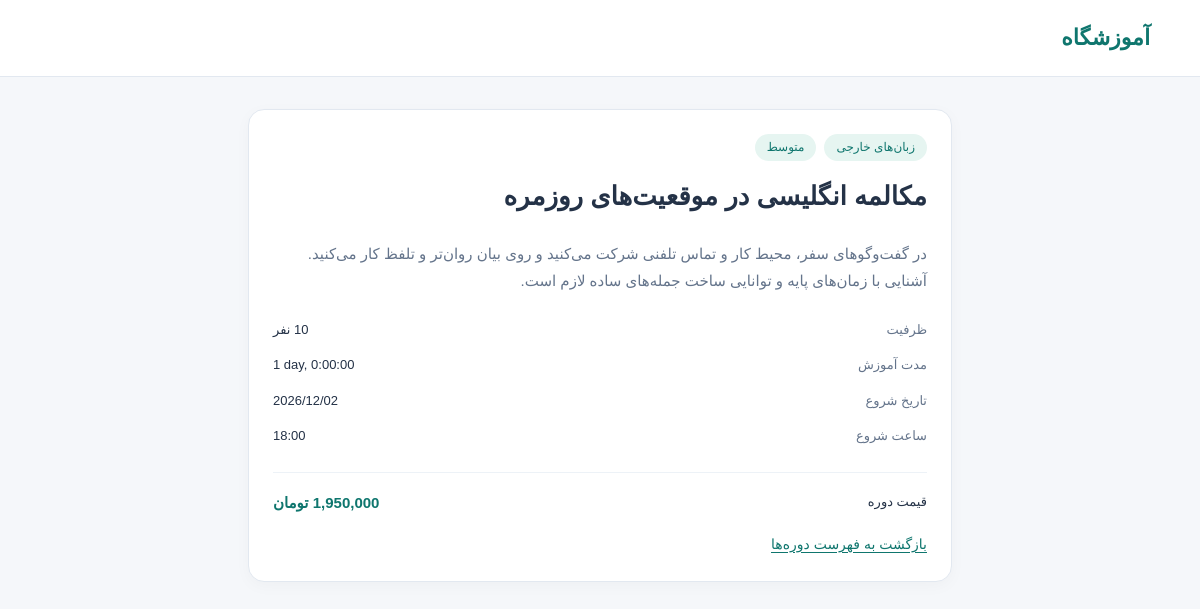
/courses/14/, run on the app's committed database.
### courses/models.py (models this page shows, shortened)
class Course(models.Model):
    LEVEL_CHOICES = [
        ("beginner", "مقدماتی"),
        ("intermediate", "متوسط"),
        ("advanced", "پیشرفته"),
    ]
    title = models.CharField(verbose_name="عنوان دوره", max_length=200)
    category = models.ForeignKey(
        Category,
        verbose_name="دسته بندی",
        on_delete=models.PROTECT,
        related_name="courses",
    )
    slug = models.SlugField(
        verbose_name="شناسه آدرس",
        max_length=220,
        unique=True,
        allow_unicode=True,
        help_text="into-to-python",
    )
    description = models.TextField(
        verbose_name="توضیحات", help_text="توضیحات دوره را اینجا بنویسید"
    )
    level = models.CharField(
        verbose_name="سطح دوره",
        max_length=20,
        choices=LEVEL_CHOICES,
        default="beginner",
    )
    price = models.DecimalField(
        verbose_name="قیمت به تومان",
        max_digits=12,
        decimal_places=2,
        default=Decimal("0.00"),
        validators=[MinValueValidator(Decimal("0.00"))],
        help_text="برای دوره رایگان صفر وارد کنید",
    )
    capacity = models.PositiveBigIntegerField(
        verbose_name="ظرفیت",
        default=20,
        validators=[MinValueValidator(1)],
        help_text="حداکثر تعداد هنرجویان هر دوره",
    )
    duration = models.DurationField(
        verbose_name="مدت کل آموزش",
        default=timedelta(hours=10),
        validators=[MinValueValidator(timedelta(minutes=1))],
        help_text="10:00:00",
    )
    start_date = models.DateField(
        verbose_name="تاریخ شروع", blank=True, null=True, db_index=True
    )
    start_time = models.TimeField(
        verbose_name="ساعت شروع", blank=True, null=True, help_text="09:00:00"
    )
    is_active = models.BooleanField(
        verbose_name="فعال است؟",
        default=True,
        help_text="آیا دوره در سایت نمایش داده شود؟",
    )
    created_at = models.DateTimeField(
        verbose_name="زمان ایجاد",
        auto_now_add=True,
    )
    updated_at = models.DateTimeField(verbose_name="آخرین ویرایش", auto_now=True)
    class Meta:
        verbose_name = "دوره"
        verbose_name_plural = "دوره ها"
        ordering = ["-created_at"]

class Category(models.Model):
    name = models.CharField(
        verbose_name="نام دسته بندی",
        max_length=100,
        unique=True,
        help_text="مثلا برنامه نویسی",
        blank=False,
    )
    slug = models.SlugField(
        verbose_name="شناسه آدرس",
        max_length=120,
        unique=True,
        allow_unicode=True,
        help_text="web-design",
    )
    description = models.TextField(verbose_name="توضیحات", blank=True)
    class Meta:
        verbose_name = "دسته بندی"
        verbose_name_plural = "دسته بندی ها"
        ordering = ["name"]

### courses/views.py (the view)
# urls.py: path("<int:pk>/", views.course_detail, name="course_detail"), #dynamic routing by path parameter
@require_safe
def course_detail(request, pk):
    course = get_object_or_404(visible_courses(request.user), pk=pk)
    return render(request, "courses/course_detail.html", {"course": course})

### courses/views.py (called while the page is built)
def visible_courses(user):
    courses = Course.objects.select_related("category")
    if user.is_staff:
        return courses
    return courses.filter(is_active=True)

### courses/templates/courses/course_detail.html (shortened to what this page needs)
{% extends "base.html" %}
{% block content %}
    <article class="course-card detail-panel">
        <div class="card-labels">
            <span class="badge">{{ course.category.name }}</span>
            <span class="badge">{{ course.get_level_display }}</span>
        </div>
        <h1>{{ course.title }}</h1>
        <p class="description">{{ course.description|linebreaksbr }}</p>
        <dl class="course-info">
            <dt>ظرفیت</dt><dd>{{ course.capacity }} نفر</dd>
            <dt>مدت آموزش</dt><dd><bdi>{{ course.duration }}</bdi></dd>
            <dt>تاریخ شروع</dt><dd>{{ course.start_date|date:"Y/m/d"|default:"هنوز مشخص نشده" }}</dd>
            <dt>ساعت شروع</dt><dd>{{ course.start_time|time:"H:i"|default:"هنوز مشخص نشده" }}</dd>
        </dl>
        <div class="course-meta">
            <span>قیمت دوره</span>
            <strong>{% if course.price == 0 %}رایگان{% else %}{{ course.price|floatformat:"-2g" }} تومان{% endif %}</strong>
        </div>
        <a class="course-link" href="{% url 'course_list' %}">بازگشت به فهرست دوره‌ها</a>
    </article>
{% endblock %}

### courses/static/courses/css/style.css (style rules this page uses)
* { box-sizing: border-box; }
body { margin: 0; background: #f5f7fa; color: #243247; font-family: Tahoma, sans-serif; line-height: 1.8; }
.course-card { display: flex; flex-direction: column; min-width: 0; padding: 24px; background: #ffffff; border: 1px solid #e2e8f0; border-radius: 16px; box-shadow: 0 4px 16px rgb(15 23 42 / 3%); }
.card-labels { display: flex; flex-wrap: wrap; gap: 8px; }
.badge { padding: 3px 12px; background: #e6f5f1; color: #0f766e; border-radius: 20px; font-size: 12px; overflow-wrap: anywhere; }
.description { margin: 0 0 24px; color: #64748b; font-size: 14px; overflow-wrap: anywhere; }
.course-info { display: grid; grid-template-columns: auto minmax(0, 1fr); gap: 12px 16px; margin: 0 0 24px; font-size: 13px; }
.course-info dt { color: #64748b; }
.course-info dd { margin: 0; text-align: left; overflow-wrap: anywhere; }
.course-meta { display: flex; flex-wrap: wrap; justify-content: space-between; align-items: center; gap: 12px; margin-top: auto; padding-top: 16px; border-top: 1px solid #edf2f7; font-size: 13px; }
.course-meta strong { color: #0f766e; font-size: 15px; }
.course-link { color: #0f766e; text-underline-offset: .22em; }
.editor, .detail-panel { max-width: 44rem; margin: 32px auto; }
.editor h1, .detail-panel h1 { margin: 0 0 20px; font-size: 26px; overflow-wrap: anywhere; }
.detail-panel .card-labels { margin-bottom: 12px; }
.detail-panel .description { font-size: 15px; }
.detail-panel .course-link { align-self: start; margin-top: 16px; font-size: 14px; }

### data on the page
Course: category.name "زبان‌های خارجی", level "متوسط", title "مکالمه انگلیسی در موقعیت‌های روزمره", description "در گفت‌وگوهای سفر، محیط کار و تماس تلفنی شرکت می‌کنید و روی بیان روان‌تر و تلفظ کار می‌کنید. آشنایی با زمان‌های پایه و توانایی ساخت جمله‌های ساده لازم است.", duration "1 day, 0:00:00", start_date "2026/12/02", start_time "18:00", price "1,950,000"
